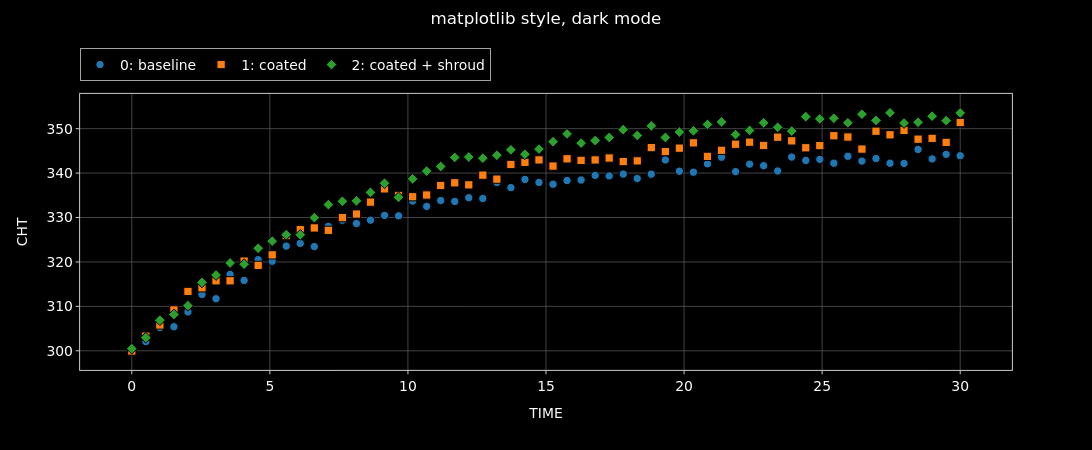

The notebook cell this image was saved under:
### Markdown cell above
## 4. Dark mode stays orthogonal

The style is **not** a replacement for `toggle_darkmode` &mdash; each style has a
light and a dark variant, so the two compose. Dark matplotlib is
`dark_background`'s black figure with white spines and text.

### Code cell
nb.toggle_darkmode(True)
nb.plot(x='TIME', y='CHT', suptitle='matplotlib style, dark mode')

### Figure 1 — Plotly figure (JSON) as saved in the notebook; plotly's stock layout.template omitted (floating-point values rounded to 4 significant figures)
{"data": [{"hovertemplate": "<b><u>Set: 0</u></b><br><b>baseline</b><br>TIME: %{x:.2f}<br>CHT: %{y:.2f}<extra></extra>", "legendgroup": "group_0", "line": {"color": "#1f77b4", "width": 2}, "marker": {"color": "#1f77b4", "line": {"color": "black", "width": 1}, "size": 8.3, "symbol": "circle"}, "mode": "markers", "name": "0: baseline", "opacity": 1, "showlegend": true, "type": "scatter", "x": [0.0, 0.5085, 1.017, 1.525, 2.034, 2.542, 3.051, 3.559, 4.068, 4.576, 5.085, 5.593, 6.102, 6.61, 7.119, 7.627, 8.136, 8.644, 9.153, 9.661, 10.17, 10.68, 11.19, 11.69, 12.2, 12.71, 13.22, 13.73, 14.24, 14.75, 15.25, 15.76, 16.27, 16.78, 17.29, 17.8, 18.31, 18.81, 19.32, 19.83, 20.34, 20.85, 21.36, 21.86, 22.37, 22.88, 23.39, 23.9, 24.41, 24.92, 25.42, 25.93, 26.44, 26.95, 27.46, 27.97, 28.47, 28.98, 29.49, 30.0], "xaxis": "x", "y": [300.1, 302.1, 305.2, 305.4, 308.7, 312.7, 311.7, 317.2, 315.8, 320.5, 320.2, 323.6, 324.2, 323.5, 328.0, 329.4, 328.6, 329.4, 330.5, 330.4, 333.7, 332.5, 333.8, 333.6, 334.5, 334.3, 337.9, 336.7, 338.6, 337.9, 337.5, 338.3, 338.4, 339.5, 339.4, 339.8, 338.8, 339.7, 343.0, 340.4, 340.2, 342.1, 343.6, 340.3, 342.0, 341.7, 340.5, 343.6, 342.8, 343.1, 342.2, 343.8, 342.7, 343.3, 342.2, 342.2, 345.3, 343.2, 344.2, 343.9], "yaxis": "y"}, {"hovertemplate": "<b><u>Set: 1</u></b><br><b>coated</b><br>TIME: %{x:.2f}<br>CHT: %{y:.2f}<extra></extra>", "legendgroup": "group_1", "line": {"color": "#ff7f0e", "width": 2}, "marker": {"color": "#ff7f0e", "line": {"color": "black", "width": 1}, "size": 8.3, "symbol": "square"}, "mode": "markers", "name": "1: coated", "opacity": 1, "showlegend": true, "type": "scatter", "x": [0.0, 0.5085, 1.017, 1.525, 2.034, 2.542, 3.051, 3.559, 4.068, 4.576, 5.085, 5.593, 6.102, 6.61, 7.119, 7.627, 8.136, 8.644, 9.153, 9.661, 10.17, 10.68, 11.19, 11.69, 12.2, 12.71, 13.22, 13.73, 14.24, 14.75, 15.25, 15.76, 16.27, 16.78, 17.29, 17.8, 18.31, 18.81, 19.32, 19.83, 20.34, 20.85, 21.36, 21.86, 22.37, 22.88, 23.39, 23.9, 24.41, 24.92, 25.42, 25.93, 26.44, 26.95, 27.46, 27.97, 28.47, 28.98, 29.49, 30.0], "xaxis": "x", "y": [300.0, 303.3, 305.8, 309.2, 313.4, 314.2, 315.8, 315.8, 320.2, 319.2, 321.6, 325.9, 327.3, 327.7, 327.1, 330.0, 330.8, 333.5, 336.4, 335.0, 334.7, 335.1, 337.2, 337.8, 337.4, 339.5, 338.6, 341.9, 342.4, 343.0, 341.6, 343.2, 342.9, 343.0, 343.4, 342.6, 342.7, 345.7, 344.8, 345.6, 346.8, 343.8, 345.1, 346.5, 347.0, 346.2, 348.1, 347.3, 345.7, 346.2, 348.4, 348.1, 345.4, 349.4, 348.6, 349.6, 347.6, 347.8, 346.9, 351.4], "yaxis": "y"}, {"hovertemplate": "<b><u>Set: 2</u></b><br><b>coated + shroud</b><br>TIME: %{x:.2f}<br>CHT: %{y:.2f}<extra></extra>", "legendgroup": "group_2", "line": {"color": "#2ca02c", "width": 2}, "marker": {"color": "#2ca02c", "line": {"color": "black", "width": 1}, "size": 8.3, "symbol": "diamond"}, "mode": "markers", "name": "2: coated + shroud", "opacity": 1, "showlegend": true, "type": "scatter", "x": [0.0, 0.5085, 1.017, 1.525, 2.034, 2.542, 3.051, 3.559, 4.068, 4.576, 5.085, 5.593, 6.102, 6.61, 7.119, 7.627, 8.136, 8.644, 9.153, 9.661, 10.17, 10.68, 11.19, 11.69, 12.2, 12.71, 13.22, 13.73, 14.24, 14.75, 15.25, 15.76, 16.27, 16.78, 17.29, 17.8, 18.31, 18.81, 19.32, 19.83, 20.34, 20.85, 21.36, 21.86, 22.37, 22.88, 23.39, 23.9, 24.41, 24.92, 25.42, 25.93, 26.44, 26.95, 27.46, 27.97, 28.47, 28.98, 29.49, 30.0], "xaxis": "x", "y": [300.5, 303.0, 306.9, 308.2, 310.2, 315.4, 317.1, 319.8, 319.5, 323.1, 324.7, 326.1, 326.1, 330.0, 332.9, 333.6, 333.7, 335.7, 337.7, 334.5, 338.7, 340.4, 341.5, 343.5, 343.6, 343.4, 344.0, 345.2, 344.2, 345.4, 347.1, 348.8, 346.7, 347.3, 348.0, 349.8, 348.5, 350.6, 348.0, 349.2, 349.5, 351.0, 351.5, 348.7, 349.6, 351.3, 350.3, 349.5, 352.7, 352.2, 352.3, 351.3, 353.3, 351.9, 353.6, 351.3, 351.4, 352.8, 351.8, 353.5], "yaxis": "y"}], "layout": {"height": 450.0, "hoverlabel": {"font": {"size": 13.9}}, "legend": {"font": {"size": 13.9}, "orientation": "h", "x": 0, "xanchor": "left", "y": 0.8929, "yanchor": "top", "yref": "container"}, "margin": {"r": 80, "t": 86.22}, "showlegend": true, "title": {"font": {"size": 16.7}, "text": "matplotlib style, dark mode", "x": 0.5, "xanchor": "center", "y": 0.9733, "yanchor": "top", "yref": "container"}, "width": 1100, "xaxis": {"anchor": "y", "domain": [0.0, 1.0], "tickfont": {"size": 13.9}, "title": {"font": {"size": 13.9}, "standoff": 15, "text": "TIME"}}, "yaxis": {"anchor": "x", "domain": [0.0, 1.0], "tickfont": {"size": 13.9}, "title": {"font": {"size": 13.9}, "standoff": 15, "text": "CHT"}}}}
